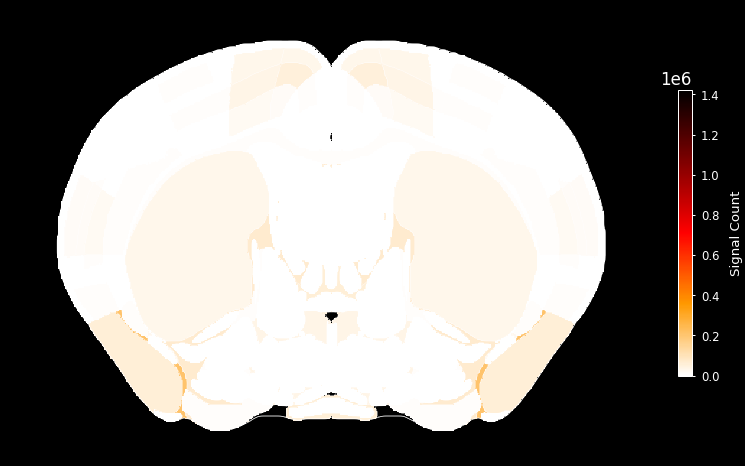
#> input picture .tmp_slice_test.png, 745 x 466 px
$ python tophat_background.py ../../.tmp_slice_test.png
#> lines starting #> are read from the running program, lines starting #| are printed output that depends on the picture
import cv2
import numpy as np
import sys
import os
import tifffile


def tophat_background_correction(image_path: str, kernel_size: int = 15) -> None:
    """
    使用Top-Hat变换去除背景不均匀噪音

    Parameters:
        image_path: 输入图像路径
        kernel_size: 结构元素大小，控制背景估计的尺度
    """
#> called with image_path = '../../.tmp_slice_test.png', kernel_size = 21
    if image_path.lower().endswith(('.tif', '.tiff')):
        img = tifffile.imread(image_path)
    else:
        img = cv2.imread(image_path)
#> img is the input picture: shape (466, 745, 3); mean B, G, R 124.4, 127.8, 131.2

    if img is None:
        raise FileNotFoundError(f"无法读取图像: {image_path}")

    dtype = img.dtype
    kernel = cv2.getStructuringElement(cv2.MORPH_RECT, (kernel_size, kernel_size))

    if len(img.shape) == 3:
        if img.shape[2] == 3:
            gray = cv2.cvtColor(img, cv2.COLOR_BGR2GRAY)
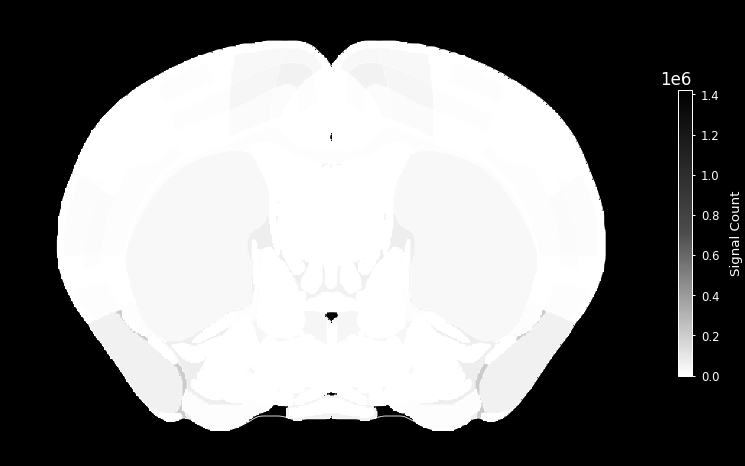
#> gray: shape (466, 745); min 0, max 255, mean 128.4
        else:
            gray = img[:, :, 0]
        tophat = cv2.morphologyEx(gray, cv2.MORPH_TOPHAT, kernel)
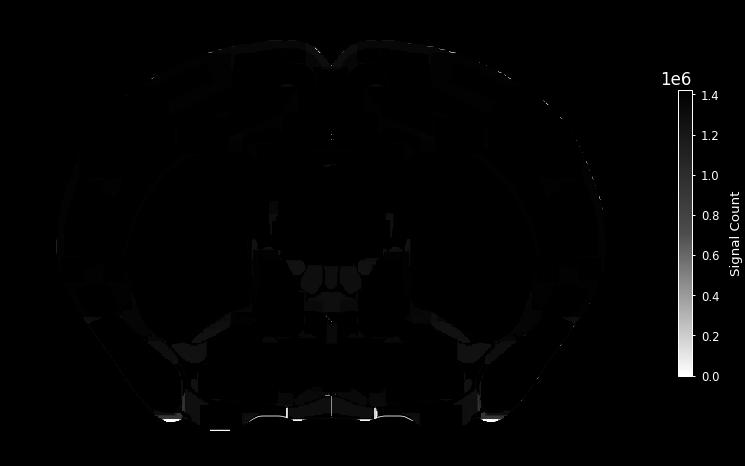
#> tophat: shape (466, 745); min 0, max 255, mean 2.9
        result = tophat
    else:
        gray = img
        tophat = cv2.morphologyEx(gray, cv2.MORPH_TOPHAT, kernel)
        result = tophat

    result = result.astype(dtype)

    dir_path = os.path.dirname(image_path)
    filename = os.path.basename(image_path)
    name, ext = os.path.splitext(filename)
    output_path = os.path.join(dir_path, f"{name}_tophat{ext}")

    if output_path.lower().endswith(('.tif', '.tiff')):
        tifffile.imwrite(output_path, result, compression=None)
    else:
        cv2.imwrite(output_path, result)

    print(f"Top-Hat背景校正结果已保存至: {output_path} (dtype={dtype})")
#| Top-Hat背景校正结果已保存至: ../../.tmp_slice_test_tophat.png (dtype=uint8)


def main():
    if len(sys.argv) != 2:
        print("用法: python tophat_background.py <图像路径>")
        print("示例: python tophat_background.py input.jpg")
        print("可选: 修改kernel_size参数调整背景估计尺度")
        sys.exit(1)

    image_path = sys.argv[1]
    tophat_background_correction(image_path, kernel_size=21)


if __name__ == "__main__":
    main()
